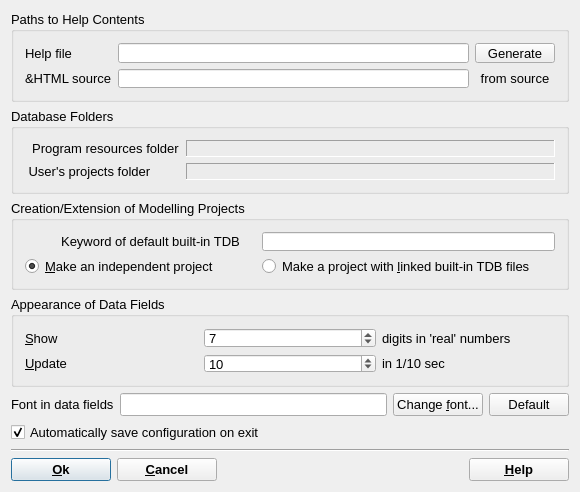
<?xml version="1.0" encoding="UTF-8"?>
<ui version="4.0">
 <comment>Dialog for configuring base GEMS parameters</comment>
 <class>SettingsDialogData</class>
 <widget class="QDialog" name="SettingsDialogData">
  <property name="windowModality">
   <enum>Qt::WindowModal</enum>
  </property>
  <property name="geometry">
   <rect>
    <x>0</x>
    <y>0</y>
    <width>580</width>
    <height>492</height>
   </rect>
  </property>
  <property name="minimumSize">
   <size>
    <width>580</width>
    <height>310</height>
   </size>
  </property>
  <property name="font">
   <font>
    <pointsize>10</pointsize>
   </font>
  </property>
  <property name="windowTitle">
   <string>Set GEM-Selektor preferences</string>
  </property>
  <property name="modal">
   <bool>true</bool>
  </property>
  <layout class="QVBoxLayout" name="verticalLayout">
   <item>
    <widget class="QGroupBox" name="groupBox">
     <property name="sizePolicy">
      <sizepolicy hsizetype="Minimum" vsizetype="Minimum">
       <horstretch>0</horstretch>
       <verstretch>0</verstretch>
      </sizepolicy>
     </property>
     <property name="title">
      <string>Paths to Help Contents</string>
     </property>
     <layout class="QGridLayout" name="gridLayout_1">
      <item row="0" column="1">
       <widget class="QLineEdit" name="pLocalDocDir">
        <property name="sizePolicy">
         <sizepolicy hsizetype="Expanding" vsizetype="Minimum">
          <horstretch>0</horstretch>
          <verstretch>0</verstretch>
         </sizepolicy>
        </property>
       </widget>
      </item>
      <item row="0" column="2">
       <widget class="QPushButton" name="butGenerate">
        <property name="text">
         <string>Generate</string>
        </property>
       </widget>
      </item>
      <item row="1" column="1">
       <widget class="QLineEdit" name="pRemoteHTML">
        <property name="enabled">
         <bool>true</bool>
        </property>
        <property name="sizePolicy">
         <sizepolicy hsizetype="Expanding" vsizetype="Minimum">
          <horstretch>0</horstretch>
          <verstretch>0</verstretch>
         </sizepolicy>
        </property>
       </widget>
      </item>
      <item row="1" column="2">
       <widget class="QLabel" name="label">
        <property name="text">
         <string>from source</string>
        </property>
        <property name="alignment">
         <set>Qt::AlignCenter</set>
        </property>
       </widget>
      </item>
      <item row="0" column="0">
       <widget class="QLabel" name="label_2">
        <property name="text">
         <string>Help file</string>
        </property>
       </widget>
      </item>
      <item row="1" column="0">
       <widget class="QLabel" name="label_3">
        <property name="text">
         <string>&amp;HTML source</string>
        </property>
       </widget>
      </item>
     </layout>
    </widget>
   </item>
   <item>
    <widget class="QGroupBox" name="groupBox_2">
     <property name="sizePolicy">
      <sizepolicy hsizetype="Preferred" vsizetype="Minimum">
       <horstretch>0</horstretch>
       <verstretch>0</verstretch>
      </sizepolicy>
     </property>
     <property name="title">
      <string>Database Folders</string>
     </property>
     <layout class="QGridLayout" name="gridLayout_4">
      <item row="0" column="0">
       <widget class="QLabel" name="TextLabel2">
        <property name="text">
         <string>  Program resources folder</string>
        </property>
        <property name="wordWrap">
         <bool>false</bool>
        </property>
       </widget>
      </item>
      <item row="0" column="1">
       <widget class="QLabel" name="pSysDBDir">
        <property name="sizePolicy">
         <sizepolicy hsizetype="Expanding" vsizetype="Preferred">
          <horstretch>0</horstretch>
          <verstretch>0</verstretch>
         </sizepolicy>
        </property>
        <property name="frameShape">
         <enum>QFrame::Panel</enum>
        </property>
        <property name="frameShadow">
         <enum>QFrame::Sunken</enum>
        </property>
        <property name="wordWrap">
         <bool>false</bool>
        </property>
       </widget>
      </item>
      <item row="1" column="0">
       <widget class="QLabel" name="TextLabel2_2">
        <property name="text">
         <string> User's projects folder</string>
        </property>
        <property name="wordWrap">
         <bool>false</bool>
        </property>
       </widget>
      </item>
      <item row="1" column="1">
       <widget class="QLabel" name="pUserDBDir">
        <property name="sizePolicy">
         <sizepolicy hsizetype="Expanding" vsizetype="Preferred">
          <horstretch>0</horstretch>
          <verstretch>0</verstretch>
         </sizepolicy>
        </property>
        <property name="frameShape">
         <enum>QFrame::Panel</enum>
        </property>
        <property name="frameShadow">
         <enum>QFrame::Sunken</enum>
        </property>
        <property name="wordWrap">
         <bool>false</bool>
        </property>
       </widget>
      </item>
     </layout>
    </widget>
   </item>
   <item>
    <widget class="QGroupBox" name="groupBox_3">
     <property name="sizePolicy">
      <sizepolicy hsizetype="Preferred" vsizetype="Minimum">
       <horstretch>0</horstretch>
       <verstretch>0</verstretch>
      </sizepolicy>
     </property>
     <property name="title">
      <string>Creation/Extension of Modelling Projects</string>
     </property>
     <layout class="QGridLayout" name="gridLayout">
      <item row="0" column="0" colspan="2">
       <widget class="QLabel" name="label_4">
        <property name="text">
         <string>          Keyword of default built-in TDB</string>
        </property>
       </widget>
      </item>
      <item row="0" column="2">
       <widget class="QLineEdit" name="pBuiltinTDB">
        <property name="sizePolicy">
         <sizepolicy hsizetype="Expanding" vsizetype="Minimum">
          <horstretch>0</horstretch>
          <verstretch>0</verstretch>
         </sizepolicy>
        </property>
        <property name="toolTip">
         <string>Here, type a TDB name that will be used by default when a new independent project is created</string>
        </property>
       </widget>
      </item>
      <item row="1" column="0">
       <widget class="QRadioButton" name="rbNewPrMode">
        <property name="toolTip">
         <string>Switch on to select elements and copy all related data from default database into new project</string>
        </property>
        <property name="text">
         <string>&amp;Make an independent project         </string>
        </property>
        <property name="checked">
         <bool>true</bool>
        </property>
       </widget>
      </item>
      <item row="1" column="2">
       <widget class="QRadioButton" name="rbOldPrMode">
        <property name="toolTip">
         <string>Switch on to select files from default database and link them to form a new project</string>
        </property>
        <property name="text">
         <string>Make a project with &amp;linked built-in TDB files</string>
        </property>
       </widget>
      </item>
     </layout>
    </widget>
   </item>
   <item>
    <widget class="QGroupBox" name="groupBox_4">
     <property name="sizePolicy">
      <sizepolicy hsizetype="Preferred" vsizetype="Minimum">
       <horstretch>0</horstretch>
       <verstretch>0</verstretch>
      </sizepolicy>
     </property>
     <property name="title">
      <string>Appearance of Data Fields  </string>
     </property>
     <layout class="QGridLayout" name="gridLayout_2">
      <item row="0" column="0">
       <widget class="QLabel" name="TextLabel1">
        <property name="text">
         <string>&amp;Show</string>
        </property>
        <property name="wordWrap">
         <bool>false</bool>
        </property>
        <property name="buddy">
         <cstring>pNumDigits</cstring>
        </property>
       </widget>
      </item>
      <item row="0" column="1">
       <widget class="QSpinBox" name="pNumDigits">
        <property name="toolTip">
         <string>Number of decimal digits shown in screenform cells for the real floating-point numbers</string>
        </property>
        <property name="maximum">
         <number>20</number>
        </property>
        <property name="value">
         <number>7</number>
        </property>
       </widget>
      </item>
      <item row="0" column="2">
       <widget class="QLabel" name="TextLabel1_4">
        <property name="text">
         <string>digits in 'real' numbers</string>
        </property>
        <property name="wordWrap">
         <bool>false</bool>
        </property>
       </widget>
      </item>
      <item row="1" column="0">
       <widget class="QLabel" name="TextLabel1_2">
        <property name="text">
         <string>&amp;Update</string>
        </property>
        <property name="wordWrap">
         <bool>false</bool>
        </property>
        <property name="buddy">
         <cstring>pUpdateInterval</cstring>
        </property>
       </widget>
      </item>
      <item row="1" column="1">
       <widget class="QSpinBox" name="pUpdateInterval">
        <property name="toolTip">
         <string>Interval (in centiseconds) for updating the dialogs and screen forms during GEM IPM calculations</string>
        </property>
        <property name="minimum">
         <number>0</number>
        </property>
        <property name="maximum">
         <number>100</number>
        </property>
        <property name="singleStep">
         <number>2</number>
        </property>
        <property name="value">
         <number>10</number>
        </property>
       </widget>
      </item>
      <item row="1" column="2">
       <widget class="QLabel" name="TextLabel1_2_2">
        <property name="text">
         <string>in 1/10 sec</string>
        </property>
        <property name="wordWrap">
         <bool>false</bool>
        </property>
       </widget>
      </item>
     </layout>
    </widget>
   </item>
   <item>
    <layout class="QHBoxLayout" name="g_2">
     <item>
      <widget class="QLabel" name="TextLabel1_3">
       <property name="text">
        <string>Font in data fields</string>
       </property>
       <property name="wordWrap">
        <bool>false</bool>
       </property>
       <property name="buddy">
        <cstring>pFontRawName</cstring>
       </property>
      </widget>
     </item>
     <item>
      <widget class="QLineEdit" name="pFontRawName">
       <property name="toolTip">
        <string>Currently applied font for data screen forms</string>
       </property>
      </widget>
     </item>
     <item>
      <widget class="QPushButton" name="pButtonChFont">
       <property name="toolTip">
        <string>Here you can change font for the data screen forms</string>
       </property>
       <property name="text">
        <string>Change &amp;font...</string>
       </property>
       <property name="shortcut">
        <string>Alt+H</string>
       </property>
      </widget>
     </item>
     <item>
      <widget class="QPushButton" name="pushButton5">
       <property name="text">
        <string>Default</string>
       </property>
      </widget>
     </item>
    </layout>
   </item>
   <item>
    <widget class="QCheckBox" name="pConfigAutosave">
     <property name="text">
      <string>Automatically save configuration on exit</string>
     </property>
     <property name="checked">
      <bool>true</bool>
     </property>
    </widget>
   </item>
   <item>
    <widget class="Line" name="Line1">
     <property name="frameShape">
      <enum>QFrame::HLine</enum>
     </property>
     <property name="frameShadow">
      <enum>QFrame::Sunken</enum>
     </property>
    </widget>
   </item>
   <item>
    <layout class="QHBoxLayout" name="_3">
     <item>
      <widget class="QPushButton" name="pButtonOK">
       <property name="minimumSize">
        <size>
         <width>100</width>
         <height>0</height>
        </size>
       </property>
       <property name="font">
        <font>
         <pointsize>10</pointsize>
         <weight>75</weight>
         <bold>true</bold>
        </font>
       </property>
       <property name="text">
        <string>&amp;Ok</string>
       </property>
       <property name="shortcut">
        <string>Alt+O</string>
       </property>
       <property name="default">
        <bool>true</bool>
       </property>
      </widget>
     </item>
     <item>
      <widget class="QPushButton" name="pButtonCancel">
       <property name="minimumSize">
        <size>
         <width>100</width>
         <height>0</height>
        </size>
       </property>
       <property name="font">
        <font>
         <pointsize>10</pointsize>
         <weight>75</weight>
         <bold>true</bold>
        </font>
       </property>
       <property name="text">
        <string>&amp;Cancel</string>
       </property>
       <property name="shortcut">
        <string>Alt+C</string>
       </property>
      </widget>
     </item>
     <item>
      <spacer name="sp_1">
       <property name="orientation">
        <enum>Qt::Horizontal</enum>
       </property>
       <property name="sizeHint" stdset="0">
        <size>
         <width>40</width>
         <height>20</height>
        </size>
       </property>
      </spacer>
     </item>
     <item>
      <widget class="QPushButton" name="pButtonHelp">
       <property name="minimumSize">
        <size>
         <width>100</width>
         <height>0</height>
        </size>
       </property>
       <property name="font">
        <font>
         <pointsize>10</pointsize>
         <weight>75</weight>
         <bold>true</bold>
        </font>
       </property>
       <property name="text">
        <string>&amp;Help</string>
       </property>
       <property name="shortcut">
        <string>F1</string>
       </property>
      </widget>
     </item>
    </layout>
   </item>
  </layout>
 </widget>
 <layoutdefault spacing="6" margin="11"/>
 <tabstops>
  <tabstop>pLocalDocDir</tabstop>
  <tabstop>pRemoteHTML</tabstop>
  <tabstop>rbNewPrMode</tabstop>
  <tabstop>rbOldPrMode</tabstop>
  <tabstop>pNumDigits</tabstop>
  <tabstop>pUpdateInterval</tabstop>
  <tabstop>pFontRawName</tabstop>
  <tabstop>pButtonChFont</tabstop>
  <tabstop>pushButton5</tabstop>
  <tabstop>pConfigAutosave</tabstop>
  <tabstop>pButtonOK</tabstop>
  <tabstop>pButtonCancel</tabstop>
  <tabstop>pButtonHelp</tabstop>
 </tabstops>
 <resources/>
 <connections/>
</ui>
